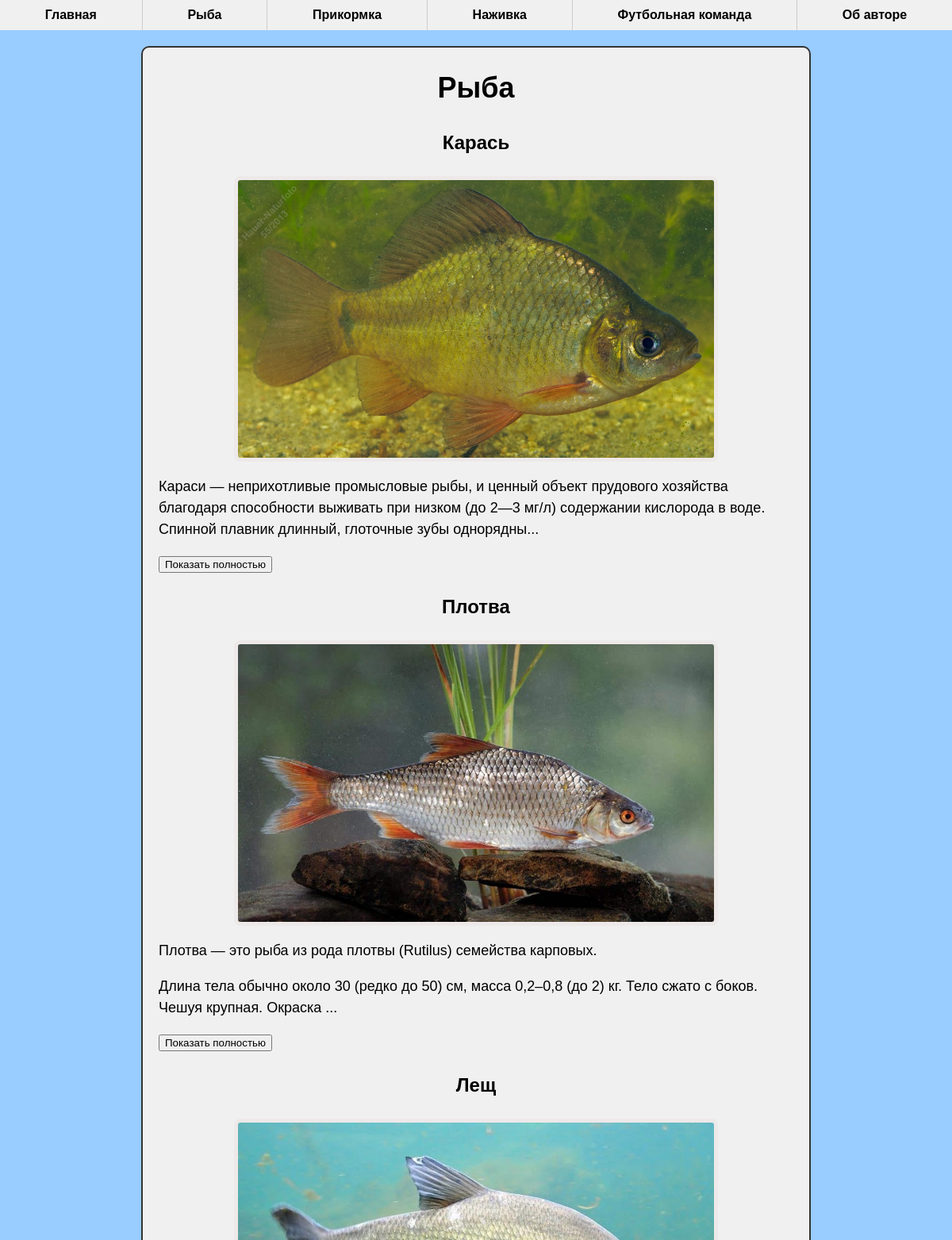
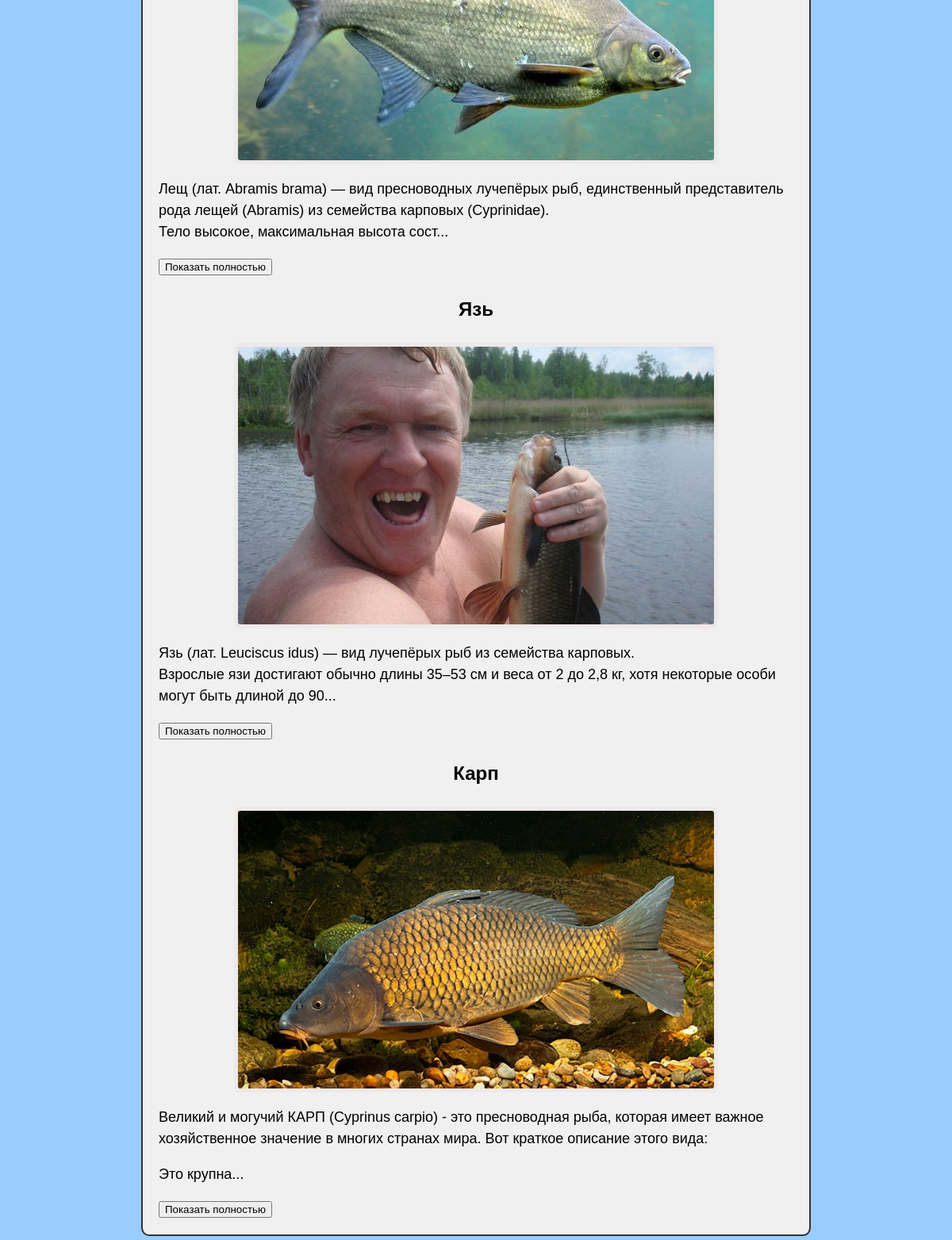
Page /fish/ on the committed database (2 pictures, top to bottom).
### main/models.py (models this page shows, shortened)
class Fish(models.Model):
    title = models.CharField(max_length=255)
    content = models.TextField(blank=True)
    photo = models.ImageField(upload_to='images/', blank=True)
    class Meta:
        verbose_name = 'Рыбы'
        verbose_name_plural = 'Рыбы'
        ordering = ['id']

### main/views.py (the view)
# urls.py: path('fish/', fish, name='fish'),
def fish(request):
    fish = Fish.objects.all()
    return render(request, 'fish.html', {'fish': fish})

### main/templates/fish.html (shortened to what this page needs)
{% load static %}
<!DOCTYPE html>
<html lang="ru">
<head>
    <link type="text/css" href="{% static 'css/styles.css' %}" rel="stylesheet">
</head>
<body>
{% include 'menu.html' %}
<div class="text-container">
    <div class="centering">
        <h1> Рыба </h1>
    </div>
    {% for el in fish %}
        <div class="text">
            <h3 class="centering">{{ el.title }}</h3>
            <div class="img">
                <p><img src="{{ el.photo.url }}" alt="Здесь должна быть фотография :)" width="600" height="350"></p>
            </div>
            <span class="show-text">
            {{ el.content|linebreaks }}
        </span>
            <button class="show-more-btn">Показать полностью</button>
        </div>
    {% endfor %}
</div>
</body>
</html>

### main/templates/menu.html
<div class="header">
    <header>
        <ul>
            <li class="special"><a href="{% url 'index' %}">Главная</a></li>
            <li class="special"><a href="{% url 'fish' %}">Рыба</a></li>
            <li class="special"><a href="{% url 'feeding_up' %}">Прикормка</a></li>
            <li class="special"><a href="{% url 'bait' %}">Наживка</a></li>
            <li class="special"><a href="{% url 'football_team' %}">Футбольная команда</a></li>
            <li class="special"><a href="{% url 'about' %}">Об авторе</a>
        </ul>
    </header>
</div>

### main/static/css/styles.css (style rules this page uses)
.text-container { font-family: Georgia, sans-serif; line-height: 1.5; max-width: 800px; margin: 20px auto; padding: 0 20px 20px; border: 2px solid #333; border-radius: 10px; background-color: #f0f0f0; }
.header ul { position: relative; list-style-type: none; margin: 0; padding: 0; display: flex; justify-content: space-around; background-color: #f0f0f0; z-index: 3; }
li.special { padding: 10px; flex-grow: 1; display: flex; justify-content: center; align-items: center; position: relative; }
li.special:not(:last-child) { border-right: 1px solid #ccc; }
h1 { font-size: 36px; }
h3 { font-size: 24px; }
p { font-size: 18px; }
body { background-color: #99ccff; margin: 0; padding: 0; }
.header { font-family: Georgia, sans-serif; font-weight: bold; }
.centering { text-align: center; }
a { text-decoration: none; color: black; }
img { display: block; margin: 0 auto; text-align: center; object-fit: cover; cursor: pointer; transition: .5s; border: 5px solid #eee9e9; border-radius: 8px; }

### rows in the picture
Fish: title "Карась", photo (picture), content "Караси — неприхотливые промысловые рыбы, и ценный объект прудового хозяйства благодаря способности выживать при низком (до 2—3 мг/л) содержании кислорода в воде. Спинной плавник длинный, глоточные зубы однорядны..."
Fish: title "Плотва", photo (picture), content "Плотва — это рыба из рода плотвы (Rutilus) семейства карповых. Длина тела обычно около 30 (редко до 50) см, масса 0,2–0,8 (до 2) кг. Тело сжато с боков. Чешуя крупная. Окраска ..."
Fish: title "Лещ", photo (picture), content "Лещ (лат. Abramis brama) — вид пресноводных лучепёрых рыб, единственный представитель рода лещей (Abramis) из семейства карповых (Cyprinidae). Тело высокое, максимальная высота сост..."
Fish: title "Язь", photo (picture), content "Язь (лат. Leuciscus idus) — вид лучепёрых рыб из семейства карповых. Взрослые язи достигают обычно длины 35–53 см и веса от 2 до 2,8 кг, хотя некоторые особи могут быть длиной до 90..."
Fish: title "Карп", photo (picture), content "Великий и могучий КАРП (Cyprinus carpio) - это пресноводная рыба, которая имеет важное хозяйственное значение в многих странах мира. Вот краткое описание этого вида: Это крупна..."
